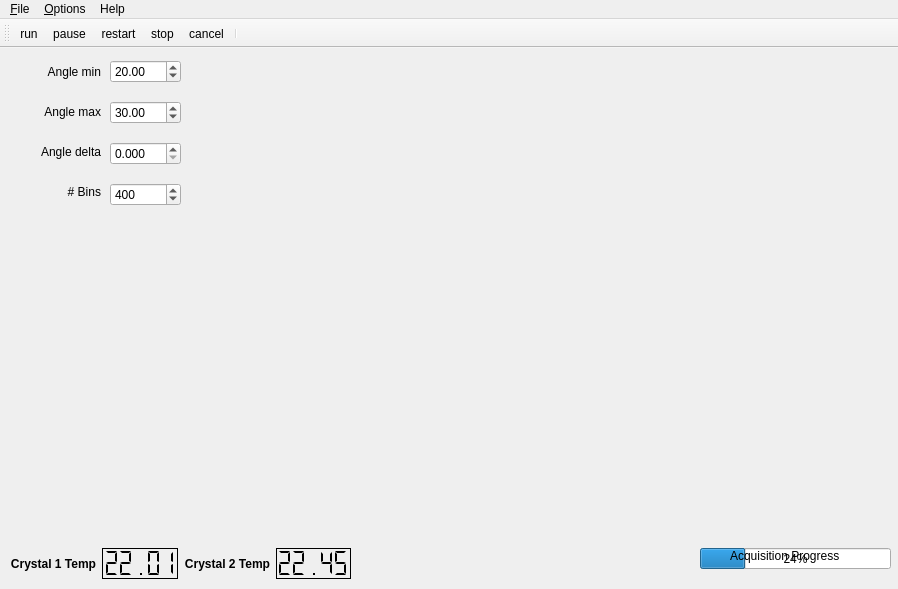
<?xml version="1.0" encoding="UTF-8"?>
<ui version="4.0">
 <class>MainWindow</class>
 <widget class="QMainWindow" name="MainWindow">
  <property name="geometry">
   <rect>
    <x>0</x>
    <y>0</y>
    <width>898</width>
    <height>589</height>
   </rect>
  </property>
  <property name="windowTitle">
   <string>DCScan</string>
  </property>
  <property name="animated">
   <bool>true</bool>
  </property>
  <property name="documentMode">
   <bool>false</bool>
  </property>
  <widget class="QWidget" name="centralwidget">
   <widget class="QProgressBar" name="progressBar">
    <property name="geometry">
     <rect>
      <x>700</x>
      <y>500</y>
      <width>191</width>
      <height>21</height>
     </rect>
    </property>
    <property name="value">
     <number>24</number>
    </property>
   </widget>
   <widget class="QLabel" name="label">
    <property name="geometry">
     <rect>
      <x>730</x>
      <y>500</y>
      <width>121</width>
      <height>16</height>
     </rect>
    </property>
    <property name="text">
     <string>Acquisition Progress</string>
    </property>
   </widget>
   <widget class="QWidget" name="verticalLayoutWidget">
    <property name="geometry">
     <rect>
      <x>110</x>
      <y>0</y>
      <width>71</width>
      <height>171</height>
     </rect>
    </property>
    <layout class="QVBoxLayout" name="verticalLayout_Angles_spinBox">
     <item>
      <widget class="QDoubleSpinBox" name="doubleSpinBox_Min">
       <property name="maximum">
        <double>180.000000000000000</double>
       </property>
       <property name="value">
        <double>20.000000000000000</double>
       </property>
      </widget>
     </item>
     <item>
      <widget class="QDoubleSpinBox" name="doubleSpinBox_Max">
       <property name="maximum">
        <double>180.000000000000000</double>
       </property>
       <property name="value">
        <double>30.000000000000000</double>
       </property>
      </widget>
     </item>
     <item>
      <widget class="QDoubleSpinBox" name="doubleSpinBox_Delta">
       <property name="decimals">
        <number>3</number>
       </property>
       <property name="minimum">
        <double>0.000000000000000</double>
       </property>
       <property name="maximum">
        <double>5.000000000000000</double>
       </property>
       <property name="singleStep">
        <double>0.010000000000000</double>
       </property>
       <property name="value">
        <double>0.000000000000000</double>
       </property>
      </widget>
     </item>
     <item>
      <widget class="QSpinBox" name="spinBox_Bins">
       <property name="toolTip">
        <string/>
       </property>
       <property name="minimum">
        <number>10</number>
       </property>
       <property name="maximum">
        <number>10000</number>
       </property>
       <property name="value">
        <number>400</number>
       </property>
      </widget>
     </item>
    </layout>
   </widget>
   <widget class="QWidget" name="verticalLayoutWidget_2">
    <property name="geometry">
     <rect>
      <x>20</x>
      <y>0</y>
      <width>81</width>
      <height>171</height>
     </rect>
    </property>
    <layout class="QVBoxLayout" name="verticalLayout_Angles" stretch="0,0,0,0">
     <property name="spacing">
      <number>1</number>
     </property>
     <property name="sizeConstraint">
      <enum>QLayout::SetDefaultConstraint</enum>
     </property>
     <property name="topMargin">
      <number>4</number>
     </property>
     <property name="bottomMargin">
      <number>8</number>
     </property>
     <item>
      <widget class="QLabel" name="label_angleMin">
       <property name="text">
        <string>Angle min</string>
       </property>
       <property name="alignment">
        <set>Qt::AlignRight|Qt::AlignTrailing|Qt::AlignVCenter</set>
       </property>
      </widget>
     </item>
     <item>
      <widget class="QLabel" name="label_angleMax">
       <property name="text">
        <string>Angle max</string>
       </property>
       <property name="alignment">
        <set>Qt::AlignRight|Qt::AlignTrailing|Qt::AlignVCenter</set>
       </property>
      </widget>
     </item>
     <item>
      <widget class="QLabel" name="label_angleDelta">
       <property name="text">
        <string>Angle delta</string>
       </property>
       <property name="alignment">
        <set>Qt::AlignRight|Qt::AlignTrailing|Qt::AlignVCenter</set>
       </property>
      </widget>
     </item>
     <item>
      <widget class="QLabel" name="label_bins">
       <property name="text">
        <string># Bins</string>
       </property>
       <property name="alignment">
        <set>Qt::AlignRight|Qt::AlignTrailing|Qt::AlignVCenter</set>
       </property>
      </widget>
     </item>
    </layout>
   </widget>
   <widget class="QWidget" name="horizontalLayoutWidget">
    <property name="geometry">
     <rect>
      <x>10</x>
      <y>500</y>
      <width>341</width>
      <height>31</height>
     </rect>
    </property>
    <layout class="QHBoxLayout" name="horizontalLayout_AnglesDisp">
     <item>
      <widget class="QLabel" name="label_CTemp1">
       <property name="font">
        <font>
         <weight>75</weight>
         <bold>true</bold>
        </font>
       </property>
       <property name="text">
        <string>Crystal 1 Temp</string>
       </property>
       <property name="alignment">
        <set>Qt::AlignRight|Qt::AlignTrailing|Qt::AlignVCenter</set>
       </property>
      </widget>
     </item>
     <item>
      <widget class="QLCDNumber" name="lcdNumber_CTemp1">
       <property name="font">
        <font>
         <stylestrategy>PreferDefault</stylestrategy>
        </font>
       </property>
       <property name="frameShadow">
        <enum>QFrame::Plain</enum>
       </property>
       <property name="segmentStyle">
        <enum>QLCDNumber::Flat</enum>
       </property>
       <property name="value" stdset="0">
        <double>22.010000000000002</double>
       </property>
      </widget>
     </item>
     <item>
      <widget class="QLabel" name="label_CTemp2">
       <property name="font">
        <font>
         <weight>75</weight>
         <bold>true</bold>
        </font>
       </property>
       <property name="frameShape">
        <enum>QFrame::NoFrame</enum>
       </property>
       <property name="text">
        <string>Crystal 2 Temp</string>
       </property>
       <property name="alignment">
        <set>Qt::AlignRight|Qt::AlignTrailing|Qt::AlignVCenter</set>
       </property>
      </widget>
     </item>
     <item>
      <widget class="QLCDNumber" name="lcdNumber_CTemp2">
       <property name="frameShape">
        <enum>QFrame::Box</enum>
       </property>
       <property name="frameShadow">
        <enum>QFrame::Plain</enum>
       </property>
       <property name="segmentStyle">
        <enum>QLCDNumber::Flat</enum>
       </property>
       <property name="value" stdset="0">
        <double>22.449999999999999</double>
       </property>
      </widget>
     </item>
    </layout>
   </widget>
  </widget>
  <widget class="QMenuBar" name="menubar">
   <property name="geometry">
    <rect>
     <x>0</x>
     <y>0</y>
     <width>898</width>
     <height>21</height>
    </rect>
   </property>
   <widget class="QMenu" name="menuFile">
    <property name="title">
     <string>&amp;File</string>
    </property>
    <addaction name="actionNew"/>
    <addaction name="actionOpen"/>
    <addaction name="actionSave"/>
    <addaction name="actionSave_As"/>
    <addaction name="actionClose"/>
    <addaction name="actionExit"/>
   </widget>
   <widget class="QMenu" name="menuSettings">
    <property name="title">
     <string>&amp;Options</string>
    </property>
    <addaction name="actionDisk_Path"/>
    <addaction name="actionSettings"/>
   </widget>
   <widget class="QMenu" name="menuHelp">
    <property name="title">
     <string>Help</string>
    </property>
    <addaction name="actionDocumentation"/>
    <addaction name="actionCredits"/>
    <addaction name="actionContacts"/>
    <addaction name="actionLicenses"/>
   </widget>
   <addaction name="menuFile"/>
   <addaction name="menuSettings"/>
   <addaction name="menuHelp"/>
  </widget>
  <widget class="QToolBar" name="toolBar">
   <property name="windowTitle">
    <string>toolBar</string>
   </property>
   <attribute name="toolBarArea">
    <enum>TopToolBarArea</enum>
   </attribute>
   <attribute name="toolBarBreak">
    <bool>false</bool>
   </attribute>
   <addaction name="actionAcquire"/>
   <addaction name="actionPause"/>
   <addaction name="actionRestart"/>
   <addaction name="actionStop"/>
   <addaction name="actionCancel"/>
   <addaction name="separator"/>
  </widget>
  <action name="actionOpen">
   <property name="text">
    <string>&amp;Open</string>
   </property>
   <property name="shortcut">
    <string>Ctrl+O</string>
   </property>
  </action>
  <action name="actionSave">
   <property name="text">
    <string>&amp;Save</string>
   </property>
   <property name="shortcut">
    <string>Ctrl+S</string>
   </property>
  </action>
  <action name="actionSave_As">
   <property name="text">
    <string>Save As...</string>
   </property>
  </action>
  <action name="actionClose">
   <property name="text">
    <string>&amp;Close</string>
   </property>
   <property name="shortcut">
    <string>Ctrl+C</string>
   </property>
  </action>
  <action name="actionExit">
   <property name="text">
    <string>&amp;Exit</string>
   </property>
   <property name="shortcut">
    <string>Ctrl+E</string>
   </property>
  </action>
  <action name="actionNew">
   <property name="checked">
    <bool>false</bool>
   </property>
   <property name="enabled">
    <bool>true</bool>
   </property>
   <property name="text">
    <string>&amp;New</string>
   </property>
   <property name="shortcut">
    <string>Ctrl+N</string>
   </property>
   <property name="shortcutContext">
    <enum>Qt::WidgetShortcut</enum>
   </property>
  </action>
  <action name="actionDisk_Path">
   <property name="text">
    <string>Disk Path</string>
   </property>
  </action>
  <action name="actionSettings">
   <property name="text">
    <string>Settings</string>
   </property>
  </action>
  <action name="actionDocumentation">
   <property name="text">
    <string>Documentation</string>
   </property>
  </action>
  <action name="actionCredits">
   <property name="text">
    <string>Credits</string>
   </property>
  </action>
  <action name="actionContacts">
   <property name="text">
    <string>Contacts</string>
   </property>
  </action>
  <action name="actionAcquire">
   <property name="icon">
    <iconset resource="resources.qrc">
     <normaloff>:/newPrefix/res/movie-player-play-button.svg</normaloff>:/newPrefix/res/movie-player-play-button.svg</iconset>
   </property>
   <property name="text">
    <string>run</string>
   </property>
   <property name="toolTip">
    <string>&lt;html&gt;&lt;head/&gt;&lt;body&gt;&lt;p&gt;Starts the data acquisition&lt;/p&gt;&lt;p&gt;Icon made by &lt;a href=&quot;https://www.freepik.com/&quot;&gt;&lt;span style=&quot; text-decoration: underline; color:#0000ff;&quot;&gt;Freepik&lt;/span&gt;&lt;/a&gt; from &lt;a href=&quot;https://www.flaticon.com/&quot;&gt;&lt;span style=&quot; text-decoration: underline; color:#0000ff;&quot;&gt;www.flaticon.com&lt;/span&gt;&lt;/a&gt; is licensed by &lt;a href=&quot;http://creativecommons.org/licenses/by/3.0/&quot;&gt;&lt;span style=&quot; text-decoration: underline; color:#0000ff;&quot;&gt;CC 3.0 BY&lt;/span&gt;&lt;/a&gt;&lt;/p&gt;&lt;/body&gt;&lt;/html&gt;</string>
   </property>
  </action>
  <action name="actionStop">
   <property name="icon">
    <iconset resource="resources.qrc">
     <normaloff>:/newPrefix/res/stop.svg</normaloff>:/newPrefix/res/stop.svg</iconset>
   </property>
   <property name="text">
    <string>stop</string>
   </property>
   <property name="toolTip">
    <string>&lt;html&gt;&lt;head/&gt;&lt;body&gt;&lt;p&gt;Stops the data acquisition and saves data to file&lt;/p&gt;&lt;p&gt;Icon made by &lt;a href=&quot;https://www.flaticon.com/authors/smashicons&quot;&gt;&lt;span style=&quot; text-decoration: underline; color:#0000ff;&quot;&gt;Smashicons&lt;/span&gt;&lt;/a&gt; from &lt;a href=&quot;https://www.flaticon.com/&quot;&gt;&lt;span style=&quot; text-decoration: underline; color:#0000ff;&quot;&gt;www.flaticon.com&lt;/span&gt;&lt;/a&gt; is licensed by &lt;a href=&quot;http://creativecommons.org/licenses/by/3.0/&quot;&gt;&lt;span style=&quot; text-decoration: underline; color:#0000ff;&quot;&gt;CC 3.0 BY&lt;/span&gt;&lt;/a&gt;&lt;/p&gt;&lt;/body&gt;&lt;/html&gt;</string>
   </property>
  </action>
  <action name="actionCancel">
   <property name="icon">
    <iconset resource="resources.qrc">
     <normaloff>:/newPrefix/res/cancel-button.svg</normaloff>:/newPrefix/res/cancel-button.svg</iconset>
   </property>
   <property name="text">
    <string>cancel</string>
   </property>
   <property name="toolTip">
    <string>&lt;html&gt;&lt;head/&gt;&lt;body&gt;&lt;p&gt;Stops the data acquisition and discards all the data&lt;/p&gt;&lt;p&gt;Icon made by &lt;a href=&quot;https://www.flaticon.com/authors/google&quot;&gt;&lt;span style=&quot; text-decoration: underline; color:#0000ff;&quot;&gt;Google&lt;/span&gt;&lt;/a&gt; from &lt;a href=&quot;https://www.flaticon.com/&quot;&gt;&lt;span style=&quot; text-decoration: underline; color:#0000ff;&quot;&gt;www.flaticon.com&lt;/span&gt;&lt;/a&gt; is licensed by &lt;a href=&quot;http://creativecommons.org/licenses/by/3.0/&quot;&gt;&lt;span style=&quot; text-decoration: underline; color:#0000ff;&quot;&gt;CC 3.0 BY&lt;/span&gt;&lt;/a&gt;&lt;/p&gt;&lt;/body&gt;&lt;/html&gt;</string>
   </property>
  </action>
  <action name="actionPause">
   <property name="icon">
    <iconset resource="resources.qrc">
     <normaloff>:/newPrefix/res/pause.svg</normaloff>:/newPrefix/res/pause.svg</iconset>
   </property>
   <property name="text">
    <string>pause</string>
   </property>
   <property name="toolTip">
    <string>&lt;html&gt;&lt;head/&gt;&lt;body&gt;&lt;p&gt;Pauses the data acquisition&lt;/p&gt;&lt;p&gt;Icon made by &lt;a href=&quot;https://www.flaticon.com/authors/smashicons&quot;&gt;&lt;span style=&quot; text-decoration: underline; color:#0000ff;&quot;&gt;Smashicons&lt;/span&gt;&lt;/a&gt; from &lt;a href=&quot;https://www.flaticon.com/&quot;&gt;&lt;span style=&quot; text-decoration: underline; color:#0000ff;&quot;&gt;www.flaticon.com&lt;/span&gt;&lt;/a&gt; is licensed by &lt;a href=&quot;http://creativecommons.org/licenses/by/3.0/&quot;&gt;&lt;span style=&quot; text-decoration: underline; color:#0000ff;&quot;&gt;CC 3.0 BY&lt;/span&gt;&lt;/a&gt;&lt;/p&gt;&lt;/body&gt;&lt;/html&gt;</string>
   </property>
  </action>
  <action name="actionRestart">
   <property name="icon">
    <iconset resource="resources.qrc">
     <normaloff>:/newPrefix/res/replay.svg</normaloff>:/newPrefix/res/replay.svg</iconset>
   </property>
   <property name="text">
    <string>restart</string>
   </property>
   <property name="toolTip">
    <string>&lt;html&gt;&lt;head/&gt;&lt;body&gt;&lt;p&gt;Restarts the data acquisition, discarding current (if running)&lt;/p&gt;&lt;div&gt;Icon made by &lt;a href=&quot;https://www.flaticon.com/authors/chanut&quot; title=&quot;Chanut&quot;&gt;Chanut&lt;/a&gt; from &lt;a href=&quot;https://www.flaticon.com/&quot; 			    title=&quot;Flaticon&quot;&gt;www.flaticon.com&lt;/a&gt; is licensed by &lt;a href=&quot;http://creativecommons.org/licenses/by/3.0/&quot; 			    title=&quot;Creative Commons BY 3.0&quot; target=&quot;_blank&quot;&gt;CC 3.0 BY&lt;/a&gt;&lt;/div&gt;&lt;/body&gt;&lt;/html&gt;</string>
   </property>
  </action>
  <action name="actionLicenses">
   <property name="text">
    <string>Licenses</string>
   </property>
  </action>
 </widget>
 <resources>
  <include location="resources.qrc"/>
 </resources>
 <connections/>
</ui>
